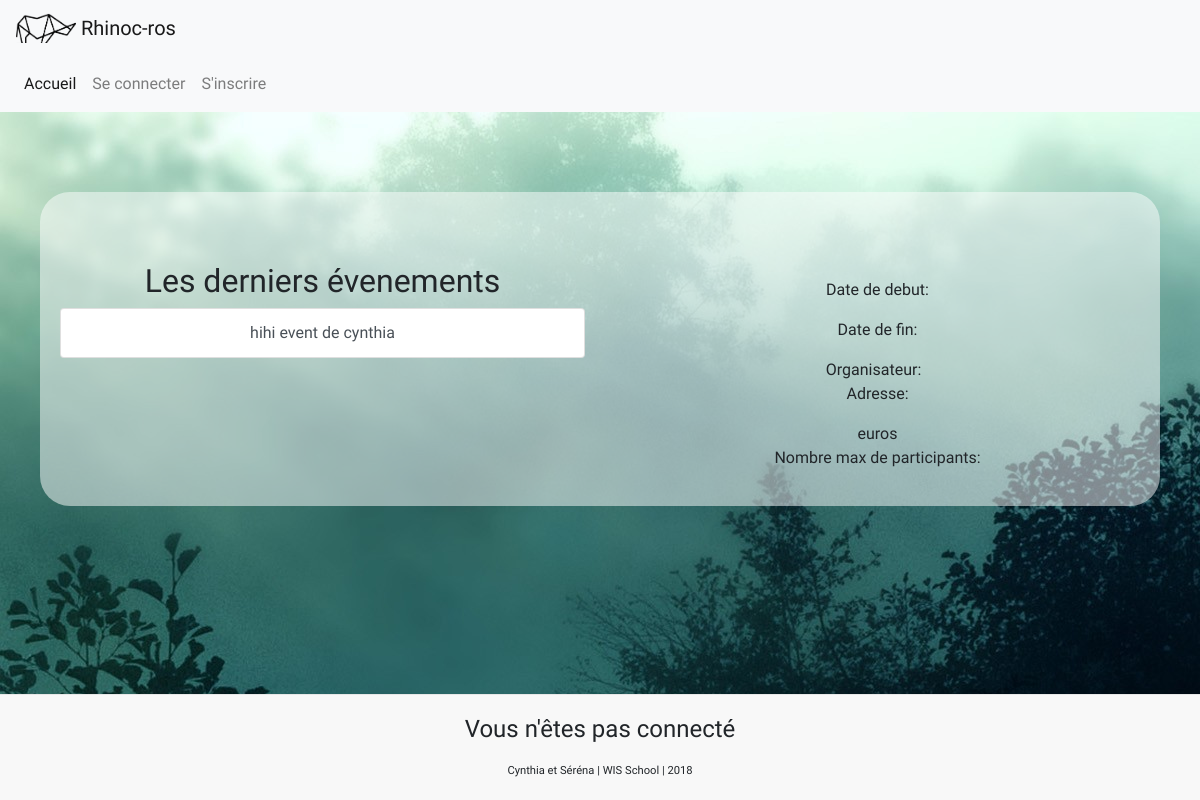
Before: /info.php with the older database file.
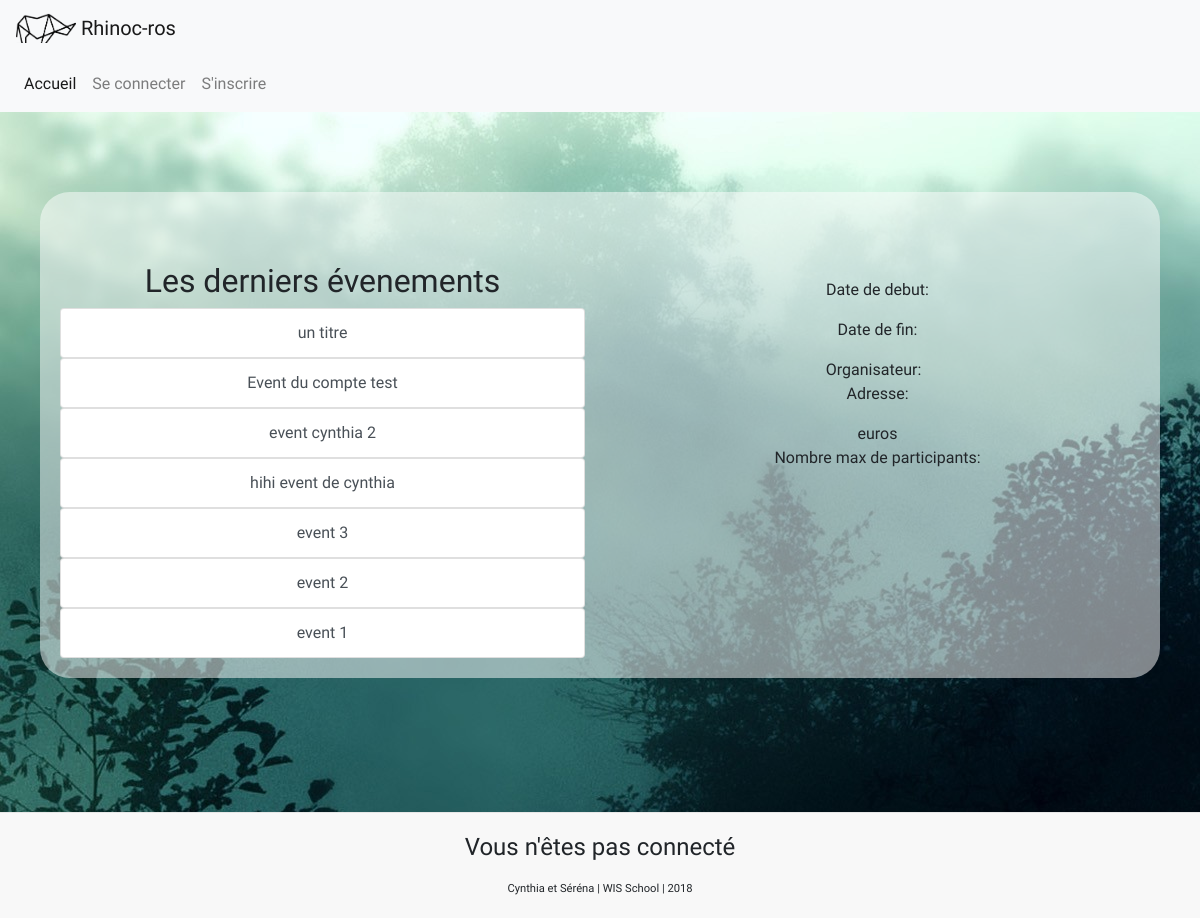
After: the same page with the newer database file.
### tables this page shows
CREATE TABLE IF NOT EXISTS `events` (
  `id` int(11) NOT NULL AUTO_INCREMENT,
  `title` varchar(100) NOT NULL,
  `description` text NOT NULL,
  `date_start` datetime NOT NULL,
  `date_end` datetime NOT NULL,
  `idcreator` int(11) NOT NULL,
  `adress` text NOT NULL,
  `url` varchar(200) DEFAULT NULL,
  `date_created` datetime NOT NULL,
  `price` int(11) unsigned NOT NULL,
  `participant_number` int(11) NOT NULL,
  PRIMARY KEY (`id`)
);

### php/get_events.php (called while the page is built)
<?php
  $sql="SELECT *
        FROM events
        ORDER BY date_created DESC";
  $stmt = $conn->prepare($sql);
  $stmt->execute();
  $events = $stmt->fetchAll();
?>

### php/get_eventinfo.php (called while the page is built)
<?php
  $id = $_GET['id'];
  $sql = "SELECT *
          FROM events
          WHERE id=:id";
  $stmt = $conn->prepare($sql);
  $stmt->bindValue(":id", $id);
  $stmt->execute();
  $eventinfo = $stmt->fetch();
  ?>

### info.php (the view, shortened to what this page needs)
<?php
  include ("php/db.php");
?>
<?php include("php/get_events.php");?>
<?php include("php/get_eventinfo.php");?>
<?php include("layouts/header.php");?>
<main class="fond_blur">
<div class="row">
  <div class="col-sm-12 col-md-6">
    <h2>Les derniers évenements</h2>
    <?php
    foreach ($events as $event) {
      ?>
      <div class="list-group">
          <a  class='list-group-item list-group-item-action' href="info.php?id=<?php echo $event['id'] ?>">
            <?php echo $event['title'] ?>
          </a>
      </div>
    <?php } ?>
  </div>
    <div class="col-sm-12 col-md-6">
    <p><?php echo ("Date de debut: ") . $eventinfo["date_start"]?></p>
    <p><?php echo ("Date de fin: ") . $eventinfo["date_end"]?></p>
    <?php echo ("Organisateur: ")?>
      <a href="profil.php?iduser=<?php echo $eventinfo['idcreator'] ?>">
      </a>
    <p><?php echo ("Adresse: ") . $eventinfo["adress"]?></p>
    <div><?php echo $eventinfo["price"]?> euros </div>
    <p> <?php echo  ("Nombre max de participants: ") . $eventinfo["participant_number"]?></p>
  </div>
</div>
</main>
<?php include("layouts/footer.php");?>

### layouts/head.php (shortened to what this page needs)
<!DOCTYPE html>
<html lang="fr">
<head>
  <link rel="stylesheet" href="https://stackpath.bootstrapcdn.com/bootstrap/4.1.3/css/bootstrap.min.css">
  <link rel="stylesheet" href="https://cdnjs.cloudflare.com/ajax/libs/fullcalendar/3.9.0/fullcalendar.min.css" />
	<link rel="stylesheet" type="text/css" href="css/style.css">
</head>
<body>

### layouts/header.php (shortened to what this page needs)
<?php include("layouts/head.php");?>
<header>
  <?php
  include("./php/navbar.php");
  ?>
</header>

### php/navbar.php (shortened to what this page needs)
<nav class="navbar navbar-light bg-light">
  <a class="navbar-brand" href="./index.php">
     <img src="img/logo.png" width="60" height="30" class="d-inline-block align-top" alt="">
    Rhinoc-ros
  </a>
</nav>
<nav class="navbar navbar-expand-lg navbar-light bg-light">
  <div class="collapse navbar-collapse" id="navbarNavAltMarkup">
    <div class="navbar-nav">
      <a href="./index.php" class="nav-item nav-link active">Accueil<span class="sr-only">(current)</span></a>
      <?php
      if(empty($_SESSION['member'])){
        ?>
          <a href="./login.php" class="nav-item nav-link">Se connecter</a>
          <a href="./register.php"class="nav-item nav-link">S'inscrire</a>
      <?php
      } ?>
    </div>
  </div>
</nav>

### layouts/footer.php (shortened to what this page needs)
  <footer>
  <p>
    <?php
      if (empty($_SESSION['member'])){
        echo '<div class="connec">Vous n\'êtes pas connecté</div>';
      }
      else{
        echo '<div class="connec">Vous êtes connecté en tant que: </div>' . $_SESSION['member']['email'] ;
      }
    ?>
  </p>
<div class="coucou"> Cynthia et Séréna | WIS School | 2018 </div>
</footer>
</body>
</html>

### css/style.css (style rules this page uses)
footer { position: fixed; width: 100vw; bottom: 0; background-color: #F8F8F8; border-top: 1px solid #E7E7E7; text-align:center; padding:20px; padding-top: 0px; font-size: 0.7rem; }
.connec { font-size: 1.5rem; }
html { min-height: 100%; }
body { background-image: url(fond1.jpg); font-family: 'Cabin', sans-serif; display : table; width: 100%; margin-bottom: 20%; }
.fond_blur { margin-top: 80px; background-color: #FFFFFF80; padding: 20px; border-radius: 30px; text-align: center; margin-left: 40px; margin-right: 40px; }
.row { margin-top: 50px; }

Changed rows visible on the page:
added events: title "un titre"
added events: title "Event du compte test"
added events: title "event cynthia 2"
added events: title "event 3"
added events: title "event 2"
added events: title "event 1"
